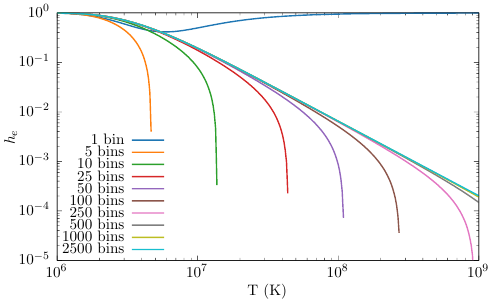

This figure's gnuplot source:
load "palette.pal"
set terminal cairolatex standalone size 5in,3in
set output "he_acc.tex"

set logscale x
set logscale y
set key bottom left
set format x '$10^{%L}$'
set format y '$10^{%L}$'

set xlabel "T (K)"
set ylabel "$h_e$"

set xrange[1e6:1e9]
set yrange[1e-5:1e0]

set datafile separator ','

plot  "< gzip -dc h_e-1.csv"    u (10**$1):2 every 10 w l ls 1 title "1 bin" ,\
      "< gzip -dc h_e-5.csv"    u (10**$1):2 every 10  w l ls 2 title "5 bins" ,\
      "< gzip -dc h_e-10.csv"   u (10**$1):2 every 10  w l ls 3 title "10 bins" ,\
      "< gzip -dc h_e-25.csv"   u (10**$1):2 every 10  w l ls 4 title "25 bins" ,\
      "< gzip -dc h_e-50.csv"   u (10**$1):2 every 10  w l ls 5 title "50 bins" ,\
      "< gzip -dc h_e-100.csv"  u (10**$1):2 every 10  w l ls 6 title "100 bins" ,\
      "< gzip -dc h_e-250.csv"  u (10**$1):2 every 10  w l ls 7 title "250 bins" ,\
      "< gzip -dc h_e-500.csv"  u (10**$1):2 every 10  w l ls 8 title "500 bins" ,\
      "< gzip -dc h_e-1000.csv" u (10**$1):2 every 10  w l ls 9 title "1000 bins" ,\
      "< gzip -dc h_e-2500.csv" u (10**$1):2 every 10  w l ls 10 title "2500 bins" ,\



